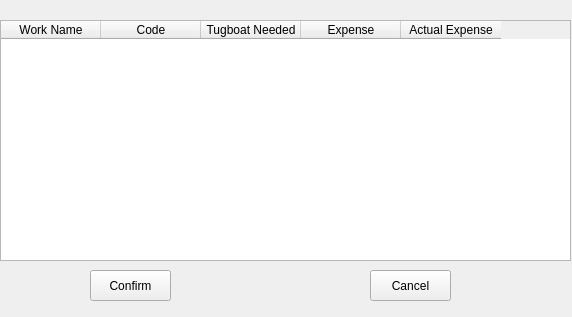
<?xml version="1.0" encoding="UTF-8"?>
<ui version="4.0">
 <class>CostEditingPrompt</class>
 <widget class="QWidget" name="CostEditingPrompt">
  <property name="geometry">
   <rect>
    <x>0</x>
    <y>0</y>
    <width>572</width>
    <height>317</height>
   </rect>
  </property>
  <property name="windowTitle">
   <string>计费操作</string>
  </property>
  <widget class="QTableWidget" name="costTable">
   <property name="geometry">
    <rect>
     <x>0</x>
     <y>20</y>
     <width>571</width>
     <height>241</height>
    </rect>
   </property>
   <column>
    <property name="text">
     <string>Work Name</string>
    </property>
   </column>
   <column>
    <property name="text">
     <string>Code</string>
    </property>
   </column>
   <column>
    <property name="text">
     <string>Tugboat Needed</string>
    </property>
   </column>
   <column>
    <property name="text">
     <string>Expense</string>
    </property>
   </column>
   <column>
    <property name="text">
     <string>Actual Expense</string>
    </property>
   </column>
  </widget>
  <widget class="QPushButton" name="confirm">
   <property name="geometry">
    <rect>
     <x>90</x>
     <y>270</y>
     <width>81</width>
     <height>31</height>
    </rect>
   </property>
   <property name="text">
    <string>Confirm</string>
   </property>
  </widget>
  <widget class="QPushButton" name="cancel">
   <property name="geometry">
    <rect>
     <x>370</x>
     <y>270</y>
     <width>81</width>
     <height>31</height>
    </rect>
   </property>
   <property name="text">
    <string>Cancel</string>
   </property>
  </widget>
 </widget>
 <resources/>
 <connections/>
</ui>
